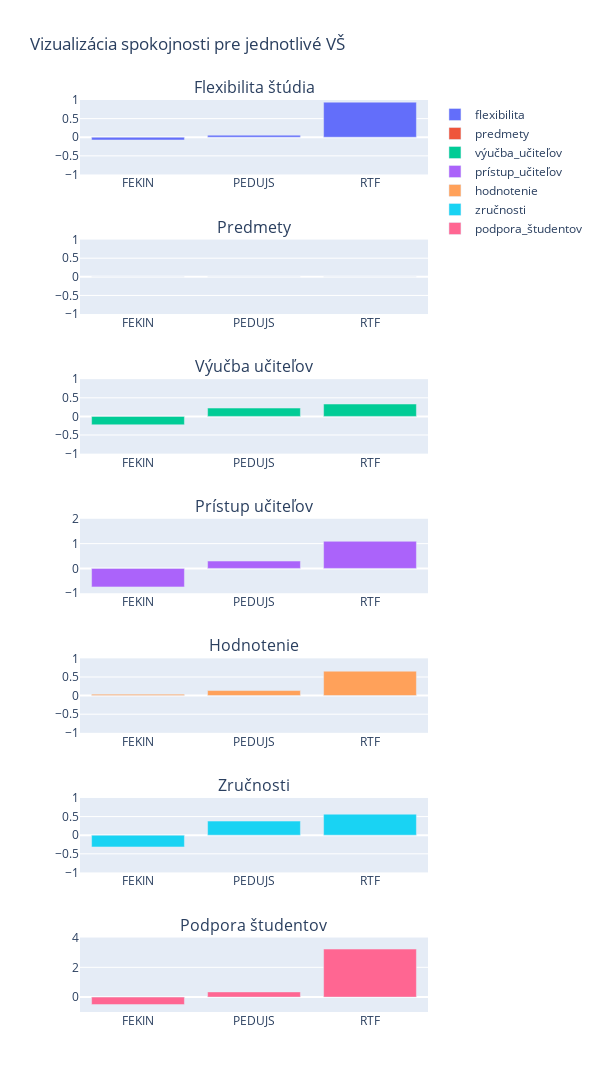

Notebook source saved alongside this figure:
### Markdown cell above
### UJS

### Code cell
ujs = plot_university("UJS", sirka=600, vyska=2000)
ujs.show()

### Figure 1 — Plotly figure (JSON) as saved in the notebook; plotly's stock layout.template omitted (floating-point values rounded to 4 significant figures)
{"data": [{"name": "flexibilita", "type": "bar", "x": ["FEKIN", "PEDUJS", "RTF"], "xaxis": "x", "y": [-0.07421, 0.05492, 0.9419], "yaxis": "y"}, {"name": "predmety", "type": "bar", "x": ["FEKIN", "PEDUJS", "RTF"], "xaxis": "x2", "y": [0, 0, 0], "yaxis": "y2"}, {"name": "výučba_učiteľov", "type": "bar", "x": ["FEKIN", "PEDUJS", "RTF"], "xaxis": "x3", "y": [-0.2255, 0.224, 0.3328], "yaxis": "y3"}, {"name": "prístup_učiteľov", "type": "bar", "x": ["FEKIN", "PEDUJS", "RTF"], "xaxis": "x4", "y": [-0.7449, 0.2963, 1.093], "yaxis": "y4"}, {"name": "hodnotenie", "type": "bar", "x": ["FEKIN", "PEDUJS", "RTF"], "xaxis": "x5", "y": [0.03724, 0.1359, 0.6557], "yaxis": "y5"}, {"name": "zručnosti", "type": "bar", "x": ["FEKIN", "PEDUJS", "RTF"], "xaxis": "x6", "y": [-0.3159, 0.379, 0.5643], "yaxis": "y6"}, {"name": "podpora_študentov", "type": "bar", "x": ["FEKIN", "PEDUJS", "RTF"], "xaxis": "x7", "y": [-0.5036, 0.3495, 3.228], "yaxis": "y7"}], "layout": {"annotations": [{"font": {"size": 16}, "showarrow": false, "text": "Flexibilita štúdia", "x": 0.5, "xanchor": "center", "xref": "paper", "y": 1.0, "yanchor": "bottom", "yref": "paper"}, {"font": {"size": 16}, "showarrow": false, "text": "Predmety", "x": 0.5, "xanchor": "center", "xref": "paper", "y": 0.8469, "yanchor": "bottom", "yref": "paper"}, {"font": {"size": 16}, "showarrow": false, "text": "Výučba učiteľov", "x": 0.5, "xanchor": "center", "xref": "paper", "y": 0.6939, "yanchor": "bottom", "yref": "paper"}, {"font": {"size": 16}, "showarrow": false, "text": "Prístup učiteľov", "x": 0.5, "xanchor": "center", "xref": "paper", "y": 0.5408, "yanchor": "bottom", "yref": "paper"}, {"font": {"size": 16}, "showarrow": false, "text": "Hodnotenie", "x": 0.5, "xanchor": "center", "xref": "paper", "y": 0.3878, "yanchor": "bottom", "yref": "paper"}, {"font": {"size": 16}, "showarrow": false, "text": "Zručnosti", "x": 0.5, "xanchor": "center", "xref": "paper", "y": 0.2347, "yanchor": "bottom", "yref": "paper"}, {"font": {"size": 16}, "showarrow": false, "text": "Podpora študentov", "x": 0.5, "xanchor": "center", "xref": "paper", "y": 0.08163, "yanchor": "bottom", "yref": "paper"}], "height": 2000, "title": {"text": "Vizualizácia spokojnosti pre jednotlivé VŠ"}, "width": 600, "xaxis": {"anchor": "y", "autorange": true, "domain": [0, 1], "range": [-0.5, 2.5], "type": "category"}, "xaxis2": {"anchor": "y2", "autorange": true, "domain": [0, 1], "range": [-0.5, 2.5], "type": "category"}, "xaxis3": {"anchor": "y3", "autorange": true, "domain": [0, 1], "range": [-0.5, 2.5], "type": "category"}, "xaxis4": {"anchor": "y4", "autorange": true, "domain": [0, 1], "range": [-0.5, 2.5], "type": "category"}, "xaxis5": {"anchor": "y5", "autorange": true, "domain": [0, 1], "range": [-0.5, 2.5], "type": "category"}, "xaxis6": {"anchor": "y6", "autorange": true, "domain": [0, 1], "range": [-0.5, 2.5], "type": "category"}, "xaxis7": {"anchor": "y7", "autorange": true, "domain": [0, 1], "range": [-0.5, 2.5], "type": "category"}, "yaxis": {"anchor": "x", "domain": [0.9184, 1.0], "range": [-1, 1], "type": "linear"}, "yaxis2": {"anchor": "x2", "domain": [0.7653, 0.8469], "range": [-1, 1], "type": "linear"}, "yaxis3": {"anchor": "x3", "domain": [0.6122, 0.6939], "range": [-1, 1], "type": "linear"}, "yaxis4": {"anchor": "x4", "domain": [0.4592, 0.5408], "range": [-1, 2], "type": "linear"}, "yaxis5": {"anchor": "x5", "domain": [0.3061, 0.3878], "range": [-1, 1], "type": "linear"}, "yaxis6": {"anchor": "x6", "domain": [0.1531, 0.2347], "range": [-1, 1], "type": "linear"}, "yaxis7": {"anchor": "x7", "domain": [0, 0.08163], "range": [-1, 4], "type": "linear"}}}
